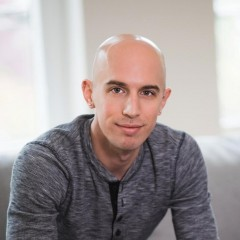
#> input picture test.jpeg, 240 x 240 px
$ python arithmeticOps.py
#> lines starting #> are read from the running program, lines starting #| are printed output that depends on the picture
import cv2
import numpy as np

image = cv2.imread('test.jpeg')
#> image is the input picture: shape (240, 240, 3); mean B, G, R 153.7, 153.8, 162.6

# Create a matrix of ones, then multiply it by a scaler of 100
# This gives a matrix with same dimesions of our image with all values being 100
M = np.ones(image.shape, dtype = "uint8") * 100

# We use this to add this matrix M, to our image
# Notice the increase in brightness
added = cv2.add(image, M)
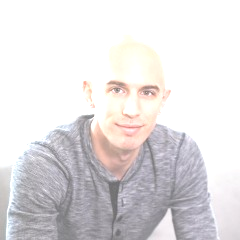
#> added: shape (240, 240, 3); mean B, G, R 224.7, 223.4, 226.5
cv2.imshow("Added", added)

# Likewise we can also subtract
# Notice the decrease in brightness
subtracted = cv2.subtract(image, M)
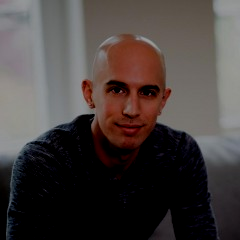
#> subtracted: shape (240, 240, 3); mean B, G, R 62.1, 64.1, 71.4
cv2.imshow("Subtracted", subtracted)

addAgain = cv2.add(subtracted, added)
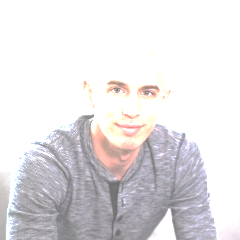
#> addAgain: shape (240, 240, 3); mean B, G, R 227.4, 225.3, 228
cv2.imshow("Repeat", addAgain)

cv2.waitKey(0)
cv2.destroyAllWindows()
